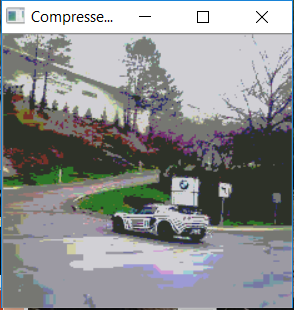
#> input picture Depth-2.png, 294 x 310 px
$ python ITC_GUI.py
#> lines starting #> are read from the running program, lines starting #| are printed output that depends on the picture
### ITC_main.py

# coding: utf-8

# In[1]:

import cv2
import numpy as np
from ITC_Support import *

def encode(path):
    img = cv2.imread(path)

    #resized_image = cv2.resize(img, (256, 256))
    #cv2.imwrite('code_blooded.bmp',resized_image)

    img = np.array(img)
    rows,cols,channel = img.shape
    img_b,img_g,img_r = cv2.split(img)
    o_img_b,o_img_g,o_img_r = cv2.split(img)

    depth = int(input("Enter the depth: "))

    nodes = pow(2,depth)
    g_encode = median_cut(img_g,depth)
    b_encode = median_cut(img_b,depth)
    r_encode = median_cut(img_r,depth)

    #np.savetxt("green.csv", img_g, delimiter=",")
    #np.savetxt("blue.csv", img_b, delimiter=",")
    #np.savetxt("red.csv", img_r, delimiter=",")

    #lookup table creation
    with open('lookup32.csv','w') as file:
        file.write("Green lookup:\n")
        file.write("Start,End,Value\n")
        for i in range(nodes):
            file.write(str(g_encode[i])+','+str(g_encode[i+1])+','+str(int(g_encode[i]/2+g_encode[i+1]/2)))
            file.write('\n')
        file.write("Blue lookup:\n")
        file.write("Start,End,Value\n")
        for i in range(nodes):
            file.write(str(b_encode[i])+','+str(b_encode[i+1])+','+str(int(b_encode[i]/2+b_encode[i+1]/2)))
            file.write('\n')
        file.write("Red lookup:\n")
        file.write("Start,End,Value\n")
        for i in range(nodes):
            file.write(str(r_encode[i])+','+str(r_encode[i+1])+','+str(int(r_encode[i]/2+r_encode[i+1]/2)))
            file.write('\n')

    for i in range(rows):
        for j in range(cols):
            index = binarySearch(b_encode,0,nodes-1,img_b[i][j])
            if(index!=-1):
                img_b[i][j] = int(b_encode[index]/2+b_encode[index+1]/2)
            index = binarySearch(g_encode,0,nodes-1,img_g[i][j])
            if(index!=-1):
                img_g[i][j] = int(g_encode[index]/2+g_encode[index+1]/2)
            index = binarySearch(r_encode,0,nodes-1,img_r[i][j])
            if(index!=-1):
                img_r[i][j] = int(r_encode[index]/2+r_encode[index+1]/2)

    rgb = np.dstack((img_b,img_g,img_r))
    return rgb,img


# In[ ]:

### ITC_Support.py

# coding: utf-8

# In[ ]:

import cv2
import numpy as np

#path = "C:\Users\Abhinav\Downloads\lotus.bmp"

def binarySearch(encode,l,h,x):
    " ceil binary search returns index and -1 if not present "
    if l>h:
        return -1
    if x>=(encode[h]):
        return h
    mid = int((l+h)/2)
    if encode[mid]==x:
        return mid
    if mid>0 and (encode[mid-1])<=x and x<(encode[mid]):
        return mid-1
    if x<(encode[mid]):
        return binarySearch(encode,l,mid-1,x)
    return binarySearch(encode,mid+1,h,x)

def flatten_image(image):
    " flatten an image from 2d to 1d array "
    flat = []
    flat = [x for sublist in image for x in sublist]
    flat = np.array(flat)
    return flat

def median_cut(img,depth):
    "This function decreases the number of bits required to 2^depth"
    img = flatten_image(img)
    img.sort()
    n = len(img)
    encode = []
    x = int(n/pow(2,depth))
    for i in range(0,pow(2,depth)):
        encode.append(img[i*x])
    encode.append(img[n-1])
    return encode

# [11 lines left out: function SNR, not called in this run]

### ITC_GUI.py

# coding: utf-8

# In[9]:

from Tkinter import *
import cv2
import Tkinter, tkFileDialog
import numpy as np
from ITC_Support import *
from ITC_main import *

root = Tkinter.Tk()
root.withdraw()

path = tkFileDialog.askopenfilename()
#> the answer given: Depth-2.png
encoded,original = encode(path)
#> in encode, img is the input picture: shape (310, 294, 3); mean B, G, R 144.1, 143.8, 142.1
#> in encode, `img_b,img_g,img_r = cv2.split(img)`:
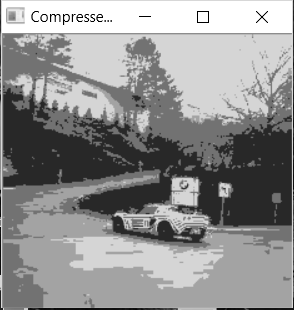
#> img_b: shape (310, 294); min 0, max 255, mean 144.1
#> in encode, `img_b,img_g,img_r = cv2.split(img)`:
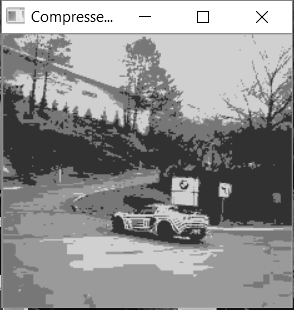
#> img_g: shape (310, 294); min 0, max 255, mean 143.8
#> in encode, `img_b,img_g,img_r = cv2.split(img)`:
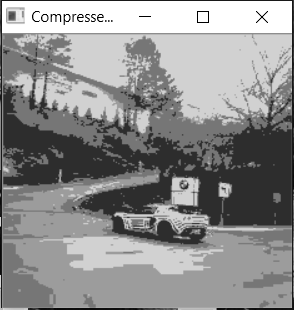
#> img_r: shape (310, 294); min 0, max 255, mean 142.1
#> the answer given: 3
#> in flatten_image, `flat = [x for sublist in image for x in sublist]`: flat = 91140 items
#> in median_cut, `n = len(img)`: n = 91140
#> in median_cut, `x = int(n/pow(2,depth))`: x = 11392
#> after the loop in median_cut, `for i in range(0,pow(2,depth)):`: encode = [0, 49, 106, 119, 154, 154, 208, 208]
#> in encode, `g_encode = median_cut(img_g,depth)`: g_encode = [0, 49, 106, 119, 154, 154, 208, 208, 255]
#> in encode, `b_encode = median_cut(img_b,depth)`: b_encode = [0, 40, 106, 114, 163, 163, 213, 213, 255]
#> in encode, `r_encode = median_cut(img_r,depth)`: r_encode = [0, 45, 96, 118, 156, 156, 209, 209, 255]
#> the loop in encode, `for i in range(rows):` made 310 passes
#> after the loop in encode, `for i in range(rows):`:
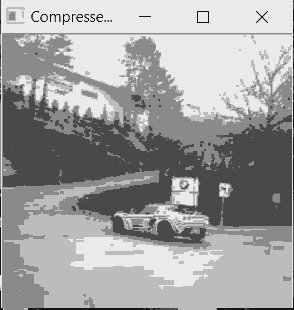
#> img_b: shape (310, 294); min 20, max 234, mean 160.1
#> after the loop in encode, `for i in range(rows):`:
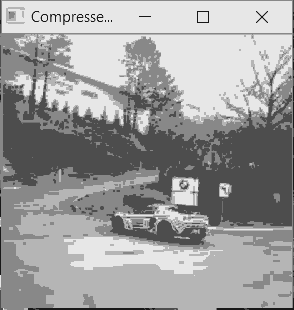
#> img_g: shape (310, 294); min 24, max 231, mean 157.4
#> after the loop in encode, `for i in range(rows):`:
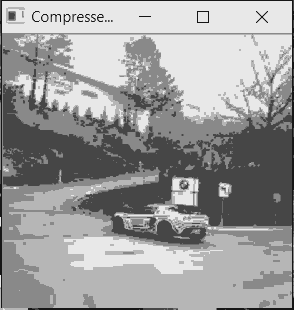
#> img_r: shape (310, 294); min 22, max 232, mean 155.5
#> in encode, `rgb = np.dstack((img_b,img_g,img_r))`:
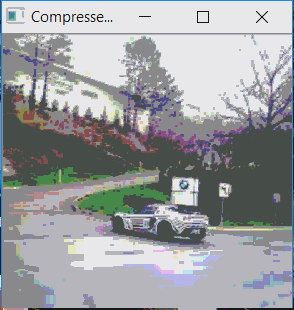
#> rgb: shape (310, 294, 3); mean B, G, R 160.1, 157.4, 155.5

cv2.namedWindow('Compressed Image', cv2.WINDOW_NORMAL)
cv2.imshow('Compressed Image',encoded)

cv2.namedWindow('Original Image', cv2.WINDOW_NORMAL)
cv2.imshow('Original Image',original)

cv2.waitKey(0)
cv2.destroyAllWindows()
